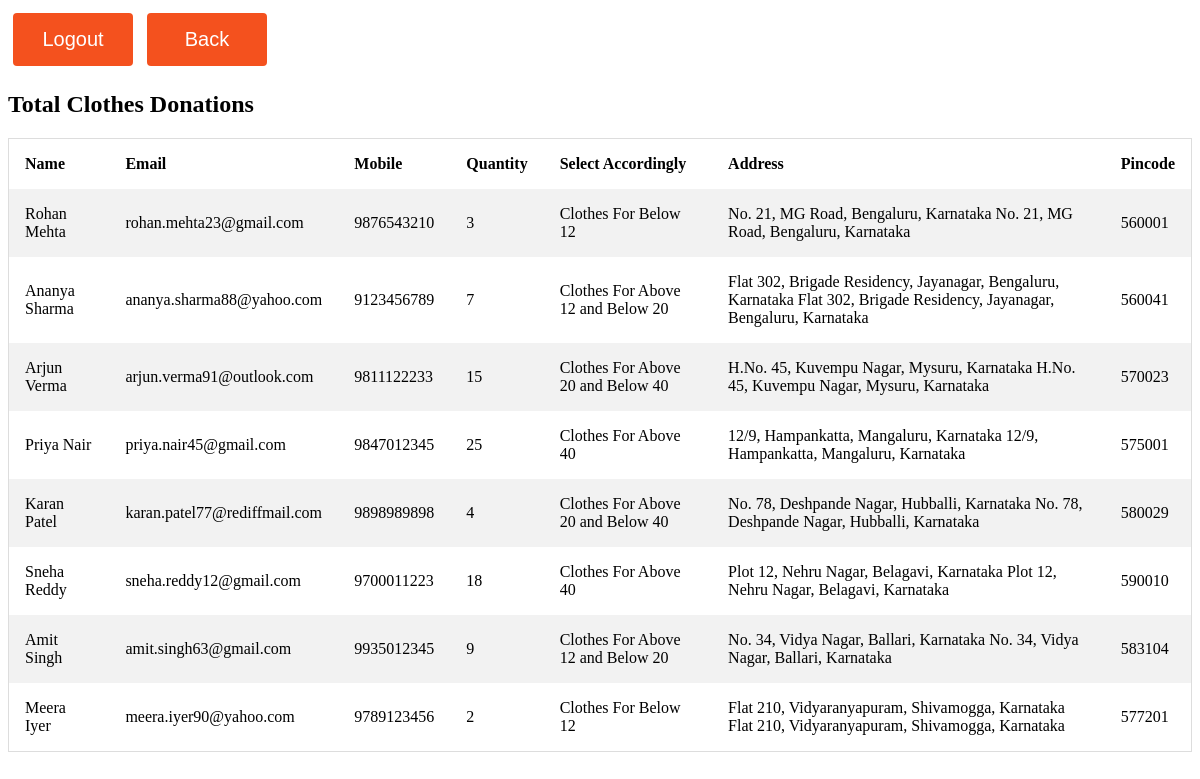
Page /Time/new2.php (signed in) on the committed database.
### tables this page shows
CREATE TABLE `clothes` (
  `Name` varchar(20) NOT NULL,
  `email` varchar(50) NOT NULL,
  `quantity` varchar(100) NOT NULL,
  `address` mediumtext NOT NULL,
  `Mobile` varchar(20) NOT NULL,
  `pin` varchar(10) NOT NULL,
  `sel` varchar(200) NOT NULL
);

### Time/new2.php (the view, shortened to what this page needs)
<?php
if(strlen($_SESSION['username'])==0)
    {
header('location:../Login/index.php');
}
else{
?>
    <!DOCTYPE html>
    <html lang="en">
    <head>
    </head>
    <body>
        <div class="log">
            <a href="logout.php">  <button class="button" style="vertical-align:middle" ><span>Logout </span></button></a>
            <a          href="../new.php">  <button class="button" style="vertical-align:middle" ><span>Back</span></button></a>
        </div>
        <h2>Total Clothes Donations</h2>
        <table>
            <tr>
                <th>Name</th>
                <th>Email</th>
                <th>Mobile</th>
				<th>Quantity</th>
				<th>Select Accordingly</th>
                <th>Address</th>
                <th>Pincode</th>
            </tr>
            <?php
     $con=mysqli_connect("localhost","root","","donation") or die(mysql_error());
                    $sql = "SELECT * FROM clothes ";
                    $result = mysqli_query($con, $sql);
                        if (mysqli_num_rows($result) > 0) {
                            while($row = mysqli_fetch_assoc($result)) {
                                echo    '
                                      <tr>
                                      <td>'.$row["Name"].'</td>
                                      <td>'.$row["email"].'</td>
                                      <td>'.$row["Mobile"].'</td>
									  <td>'.$row["quantity"].'</td>
									  <td>'.$row["sel"].'</td>
                                      <td>'.$row["address"].'</td>
                                      <td>'.$row["pin"].'</td>
                                      </tr>';
                                }
                        } else {
                            echo "";
                        }
                        ?>
        </table>
    </body>
    </html>
<?php } ?>

### Time/new2.php (style rules this page uses)
table { border-collapse: collapse; border-spacing: 0; width: 100%; border: 1px solid #ddd; }
th, td { text-align: left; padding: 16px; }
tr:nth-child(even) { background-color: #f2f2f2 }
.button { display: inline-block; border-radius: 4px; background-color: #f4511e; border: none; color: #FFFFFF; text-align: center; font-size: 20px; padding: 15px; width: 120px; transition: all 0.5s; cursor: pointer; margin: 5px; }
.button span { cursor: pointer; display: inline-block; position: relative; transition: 0.5s; }
.button span:after { content: '\21D0'; position: absolute; opacity: 0; top: 0; right: -20px; transition: 0.5s; }

### rows in the picture
clothes: Name "Rohan Mehta", email "rohan.mehta23@gmail.com", Mobile "9876543210", quantity "3", sel "Clothes For Below 12", address "No. 21, MG Road, Bengaluru, Karnataka No. 21, MG Road, Bengaluru, Karnataka", pin "560001"
clothes: Name "Ananya Sharma", email "ananya.sharma88@yahoo.com", Mobile "9123456789", quantity "7", sel "Clothes For Above 12 and Below 20", address "Flat 302, Brigade Residency, Jayanagar, Bengaluru, Karnataka Flat 302, Brigade Residency, Jayanagar, Bengaluru, Karnataka", pin "560041"
clothes: Name "Arjun Verma", email "arjun.verma91@outlook.com", Mobile "9811122233", quantity "15", sel "Clothes For Above 20 and Below 40", address "H.No. 45, Kuvempu Nagar, Mysuru, Karnataka H.No. 45, Kuvempu Nagar, Mysuru, Karnataka", pin "570023"
clothes: Name "Priya Nair", email "priya.nair45@gmail.com", Mobile "9847012345", quantity "25", sel "Clothes For Above 40", address "12/9, Hampankatta, Mangaluru, Karnataka 12/9, Hampankatta, Mangaluru, Karnataka", pin "575001"
clothes: Name "Karan Patel", email "karan.patel77@rediffmail.com", Mobile "9898989898", quantity "4", sel "Clothes For Above 20 and Below 40", address "No. 78, Deshpande Nagar, Hubballi, Karnataka No. 78, Deshpande Nagar, Hubballi, Karnataka", pin "580029"
clothes: Name "Sneha Reddy", email "sneha.reddy12@gmail.com", Mobile "9700011223", quantity "18", sel "Clothes For Above 40", address "Plot 12, Nehru Nagar, Belagavi, Karnataka Plot 12, Nehru Nagar, Belagavi, Karnataka", pin "590010"
clothes: Name "Amit Singh", email "amit.singh63@gmail.com", Mobile "9935012345", quantity "9", sel "Clothes For Above 12 and Below 20", address "No. 34, Vidya Nagar, Ballari, Karnataka No. 34, Vidya Nagar, Ballari, Karnataka", pin "583104"
clothes: Name "Meera Iyer", email "meera.iyer90@yahoo.com", Mobile "9789123456", quantity "2", sel "Clothes For Below 12", address "Flat 210, Vidyaranyapuram, Shivamogga, Karnataka Flat 210, Vidyaranyapuram, Shivamogga, Karnataka", pin "577201"
